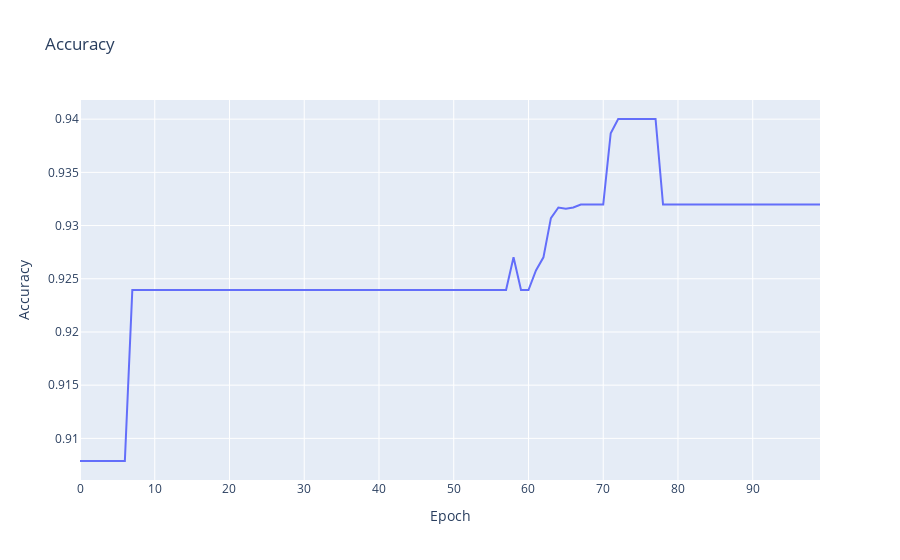

Notebook cell for this chart:
### Code cell
# plot accuracy
fig = go.Figure()
# fig.add_trace(go.Scatter(y=lstm_history.history['accuracy'], mode='lines', name='accuracy'))
fig.add_trace(go.Scatter(y=lstm_history.history['val_accuracy'], mode='lines', name='val_accuracy'))
fig.update_layout(title='Accuracy', xaxis_title='Epoch', yaxis_title='Accuracy')
fig.show()

# save the plot
fig.write_image("rnn_accuracy.png")

### Figure 1 — Plotly figure (JSON) as saved in the notebook; plotly's stock layout.template omitted (floating-point values rounded to 4 significant figures)
{"data": [{"mode": "lines", "name": "val_accuracy", "type": "scatter", "y": [0.9079, 0.9079, 0.9079, 0.9079, 0.9079, 0.9079, 0.9079, 0.9239, 0.9239, 0.9239, 0.9239, 0.9239, 0.9239, 0.9239, 0.9239, 0.9239, 0.9239, 0.9239, 0.9239, 0.9239, 0.9239, 0.9239, 0.9239, 0.9239, 0.9239, 0.9239, 0.9239, 0.9239, 0.9239, 0.9239, 0.9239, 0.9239, 0.9239, 0.9239, 0.9239, 0.9239, 0.9239, 0.9239, 0.9239, 0.9239, 0.9239, 0.9239, 0.9239, 0.9239, 0.9239, 0.9239, 0.9239, 0.9239, 0.9239, 0.9239, 0.9239, 0.9239, 0.9239, 0.9239, 0.9239, 0.9239, 0.9239, 0.9239, 0.927, 0.9239, 0.9239, 0.9258, 0.927, 0.9307, 0.9317, 0.9316, 0.9317, 0.932, 0.932, 0.932, 0.932, 0.9387, 0.94, 0.94, 0.94, 0.94, 0.94, 0.94, 0.932, 0.932, 0.932, 0.932, 0.932, 0.932, 0.932, 0.932, 0.932, 0.932, 0.932, 0.932, 0.932, 0.932, 0.932, 0.932, 0.932, 0.932, 0.932, 0.932, 0.932, 0.932]}], "layout": {"title": {"text": "Accuracy"}, "xaxis": {"title": {"text": "Epoch"}}, "yaxis": {"title": {"text": "Accuracy"}}}}
